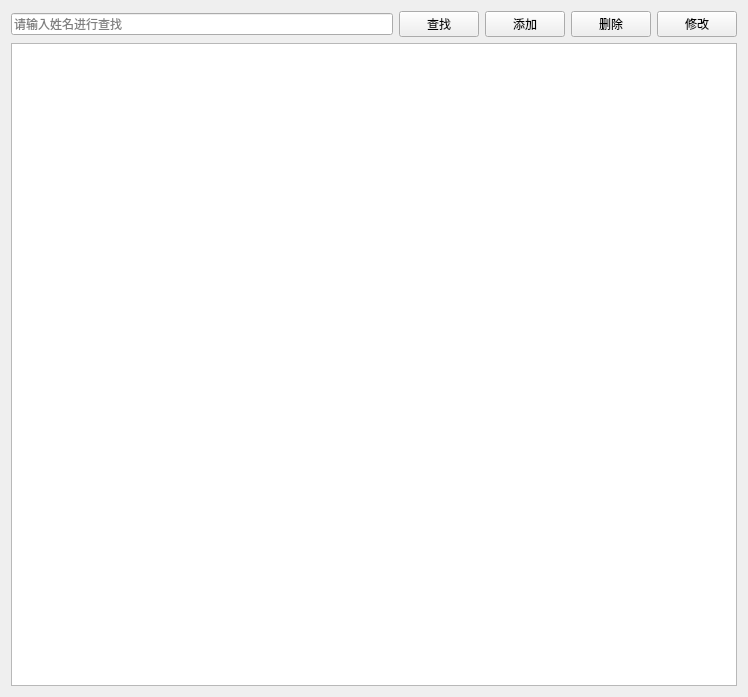
<?xml version="1.0" encoding="UTF-8"?>
<ui version="4.0">
 <class>PatientView</class>
 <widget class="QWidget" name="PatientView">
  <property name="geometry">
   <rect>
    <x>0</x>
    <y>0</y>
    <width>748</width>
    <height>697</height>
   </rect>
  </property>
  <property name="windowTitle">
   <string>患者管理</string>
  </property>
  <layout class="QVBoxLayout" name="verticalLayout">
   <item>
    <layout class="QHBoxLayout" name="horizontalLayout">
     <item>
      <widget class="QLineEdit" name="txtSearch">
       <property name="placeholderText">
        <string>请输入姓名进行查找</string>
       </property>
      </widget>
     </item>
     <item>
      <widget class="QPushButton" name="btSearch">
       <property name="text">
        <string>查找</string>
       </property>
       <property name="icon">
        <iconset resource="Lab3.qrc">
         <normaloff>:/img/search.png</normaloff>:/img/search.png</iconset>
       </property>
      </widget>
     </item>
     <item>
      <widget class="QPushButton" name="btAdd">
       <property name="text">
        <string>添加</string>
       </property>
       <property name="icon">
        <iconset resource="Lab3.qrc">
         <normaloff>:/img/new.png</normaloff>:/img/new.png</iconset>
       </property>
      </widget>
     </item>
     <item>
      <widget class="QPushButton" name="btDelete">
       <property name="text">
        <string>删除</string>
       </property>
       <property name="icon">
        <iconset resource="Lab3.qrc">
         <normaloff>:/img/delete.png</normaloff>:/img/delete.png</iconset>
       </property>
      </widget>
     </item>
     <item>
      <widget class="QPushButton" name="btEdit">
       <property name="text">
        <string>修改</string>
       </property>
       <property name="icon">
        <iconset resource="Lab3.qrc">
         <normaloff>:/img/edit.png</normaloff>:/img/edit.png</iconset>
       </property>
      </widget>
     </item>
    </layout>
   </item>
   <item>
    <widget class="QTableView" name="tableView"/>
   </item>
  </layout>
 </widget>
 <resources>
  <include location="Lab3.qrc"/>
 </resources>
 <connections/>
</ui>
